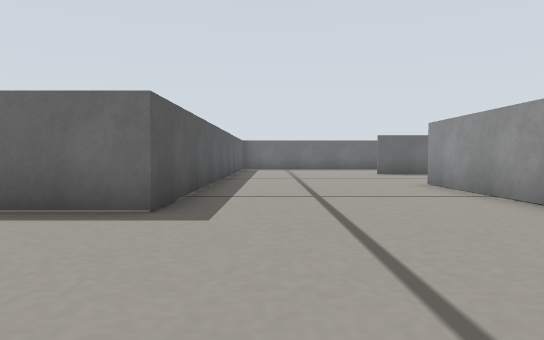
View 1 (above)

22 first-person views from a walk through a Gazebo world. The camera is 0.13 m above the floor, tilts 2° down and sees 70° across. The floor is counted in squares, 0.2 m on a side. Each view is taken from the middle of a square. On the plan, view 1 faces up. The plan holds only what a view shows up to about 11 squares ahead; the rest is blank.

View 2
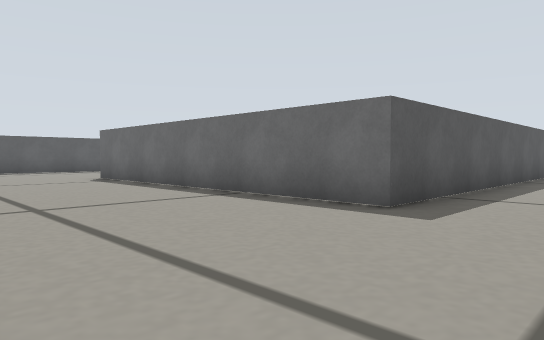

View 3
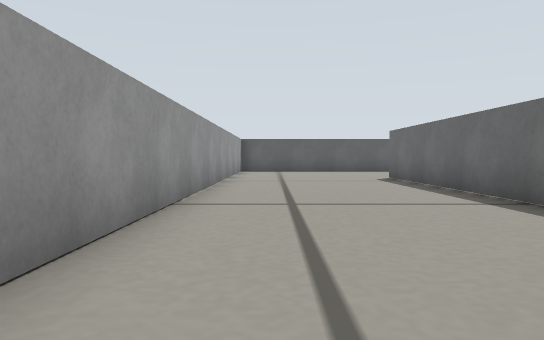

View 4
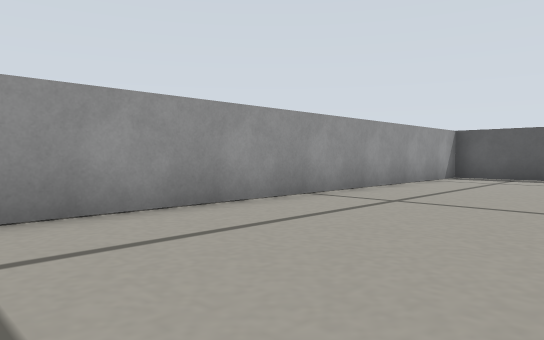

View 5
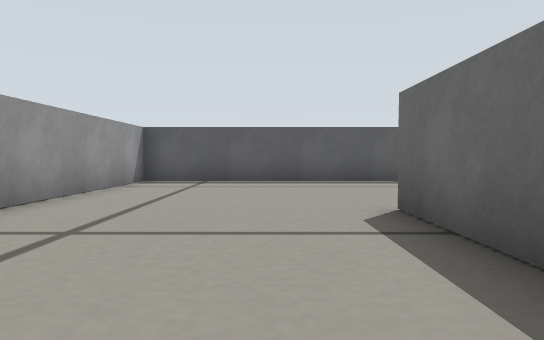

View 6
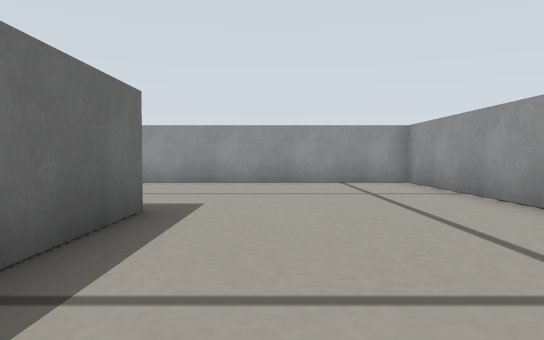

View 7
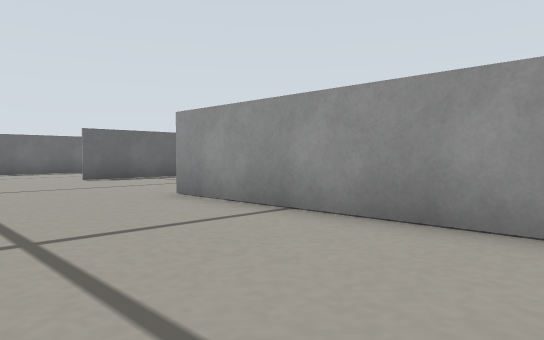

View 8
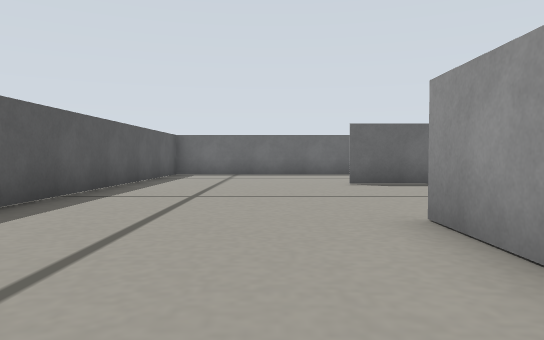

View 9
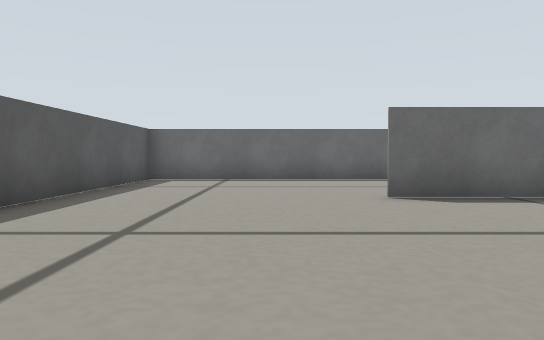

View 10
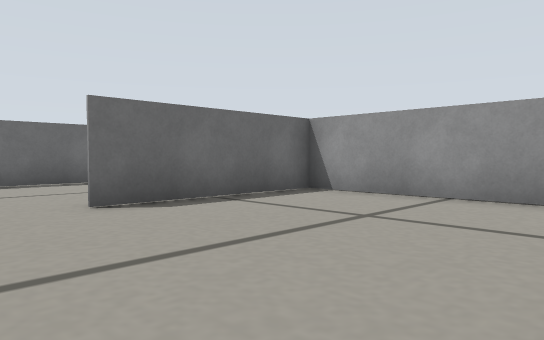

View 11
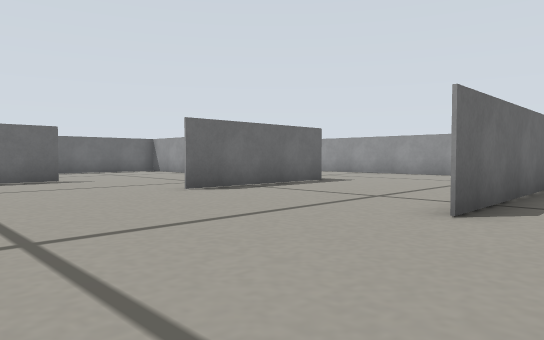

View 12
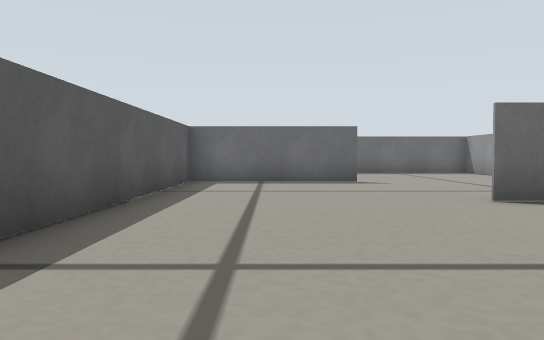

View 13
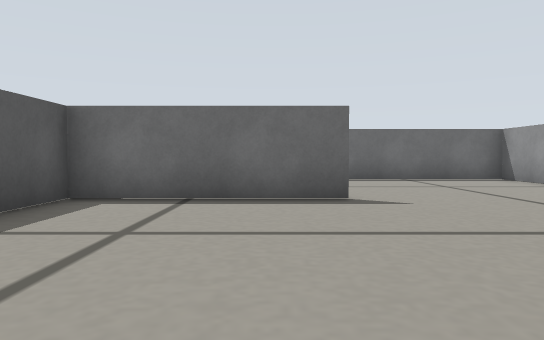

View 14
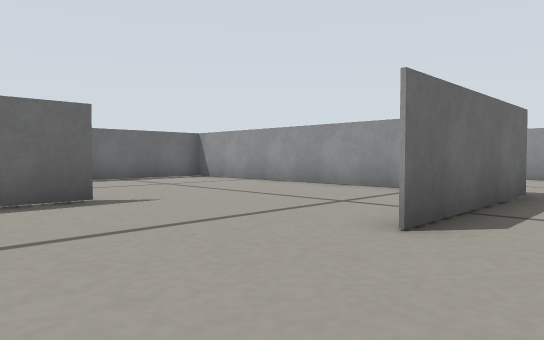

View 15
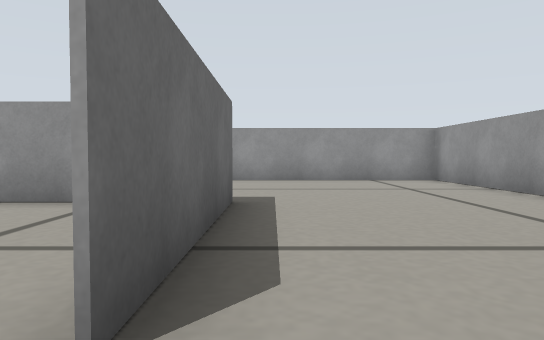

View 16
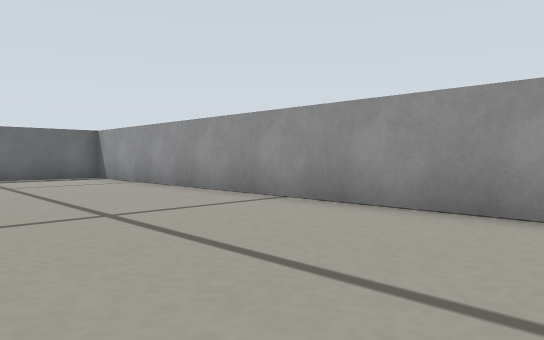

View 17
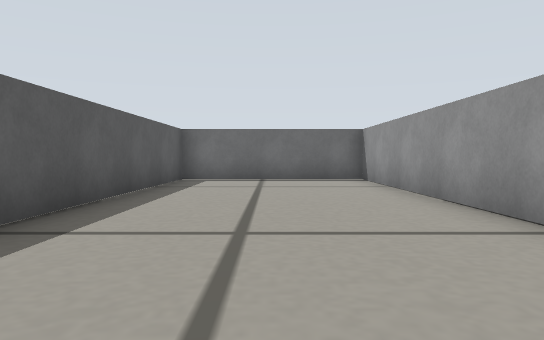

View 18
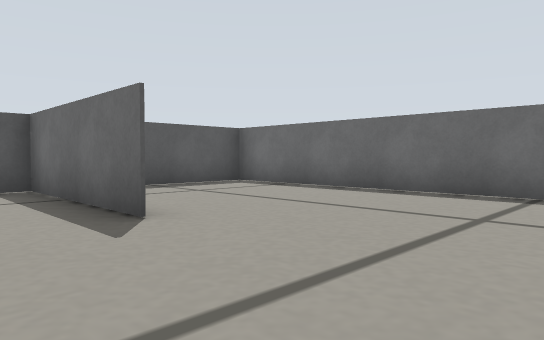

View 19
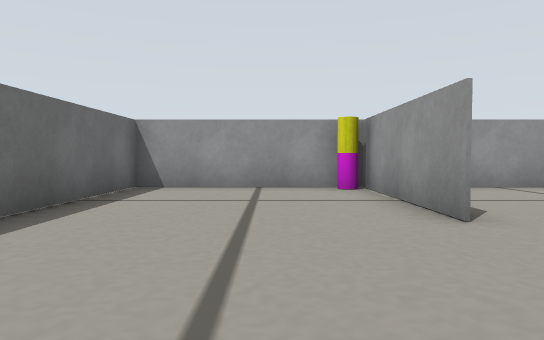

View 20
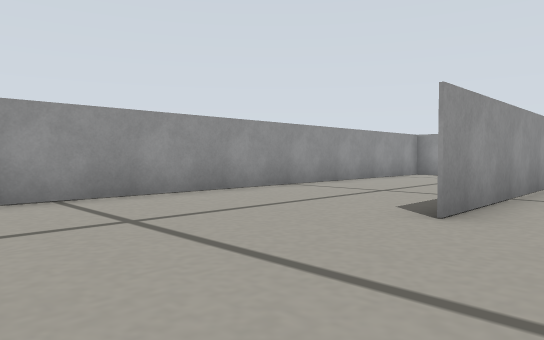

View 21
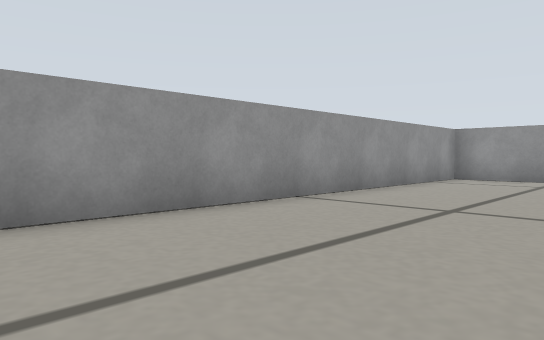

View 22
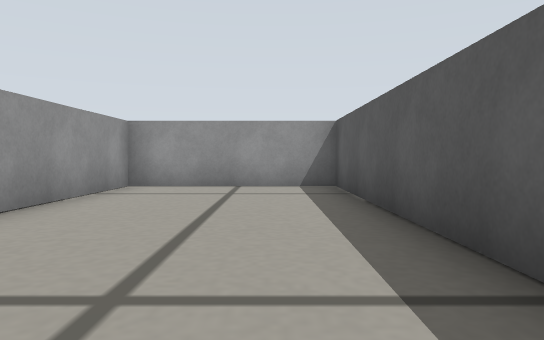

### Floor plan
Ten units are one square. View 1 is at (0, 0); x grows to the right and y downward. Boxes are objects, and circles mark ways between rooms. Rooms are numbered by the first view taken in them; rooms with no view inside come last. Other rooms are left out.
<svg viewBox="-166 -194 256 203">
<path fill="none" stroke="#000" d="M36 4 36 -90M-14 -144 -14 -45 -108 -45M-161 -54 -161 3 41 3M-65 -96 -109 -96M-58 -46 -15 -46 -15 -189M-65 -189 -65 -115M-161 -104 -161 -54M-9 -188 -71 -188M-117 -139 -161 -139 -161 -104M-66 -117 -66 -144M38 -141 75 -141M81 -155 81 -188 -9 -188M-14 -189 -14 -144M36 -61 36 4M75 -139 38 -139M41 3 81 3 81 -135M-71 -188 -161 -188 -161 -160M-66 -144 -66 -189"/>
<rect x="75" y="-155" width="10" height="20" fill="#bbb"><title>other object</title></rect>
<circle cx="-130" cy="-50" r="3" fill="#2a7"/>
<circle cx="15" cy="-140" r="3" fill="#2a7"/>
<circle cx="40" cy="-110" r="3" fill="#2a7"/>
<circle cx="-130" cy="-100" r="3" fill="#2a7"/>
<circle cx="-95" cy="-140" r="3" fill="#2a7"/>
<text x="-40" y="-40">1</text>
<text x="-60" y="-100">2</text>
<text x="-110" y="-120">3</text>
<text x="40" y="-160">4</text>
<text x="60" y="-70">5</text>
<text x="-120" y="-170">6</text>
</svg>
Room 1 opens to room 2. Room 1 opens to room 4. Room 1 opens to room 5. Room 2 opens to room 3. Room 3 opens to room 6.

Where each view was taken, in squares from view 1:
view 1: 0 up, 0 right, facing up
view 2: 0 up, 1 right, facing up-left
view 3: 1 up, 1 right, facing left
view 4: 4 up, 4 left, facing down-left
view 5: 3 up, 6 left, facing left
view 6: 3 up, 6 left, facing right
view 7: 3 up, 0 right, facing up-right
view 8: 5 up, 2 right, facing up
view 9: 8 up, 2 right, facing up
view 10: 9 up, 2 right, facing up-right
view 11: 3 up, 15 left, facing up-right
view 12: 4 up, 14 left, facing up
view 13: 8 up, 13 left, facing up
view 14: 8 up, 14 left, facing up-right
view 15: 9 up, 12 left, facing right
view 16: 7 up, 6 left, facing up-right
view 17: 8 up, 4 left, facing up
view 18: 12 up, 8 left, facing up-left
view 19: 16 up, 0 right, facing right
view 20: 13 up, 2 right, facing down-right
view 21: 11 up, 4 right, facing down-right
view 22: 8 up, 5 right, facing down
